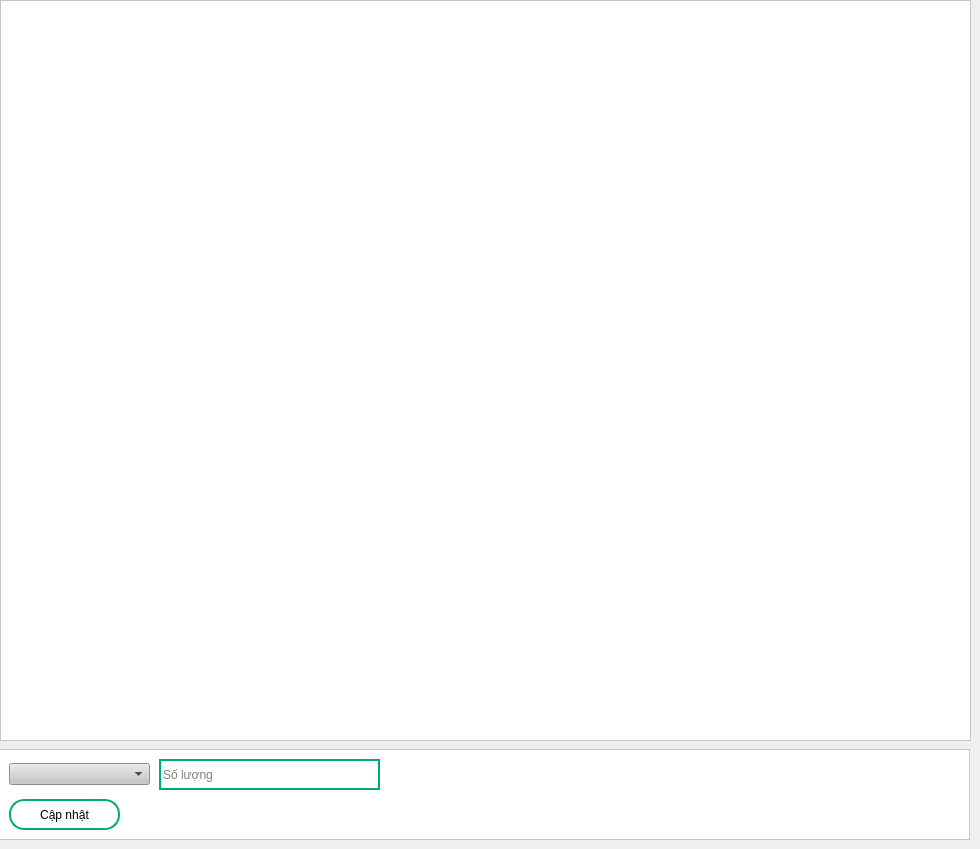
        <widget class="QWidget" name="page_3">
         <widget class="QTableWidget" name="Table_tonkho">
          <property name="geometry">
           <rect>
            <x>0</x>
            <y>0</y>
            <width>971</width>
            <height>741</height>
           </rect>
          </property>
          <property name="styleSheet">
           <string notr="true">background-color: rgb(255, 255, 255);</string>
          </property>
         </widget>
         <widget class="QFrame" name="frame_4">
          <property name="geometry">
           <rect>
            <x>-1</x>
            <y>749</y>
            <width>971</width>
            <height>91</height>
           </rect>
          </property>
          <property name="styleSheet">
           <string notr="true">background-color: rgb(255, 255, 255);</string>
          </property>
          <property name="frameShape">
           <enum>QFrame::StyledPanel</enum>
          </property>
          <property name="frameShadow">
           <enum>QFrame::Raised</enum>
          </property>
          <widget class="QLineEdit" name="lineEdit_Quantt">
           <property name="geometry">
            <rect>
             <x>160</x>
             <y>10</y>
             <width>221</width>
             <height>31</height>
            </rect>
           </property>
           <property name="styleSheet">
            <string notr="true">border:2px solid rgb(0, 170, 127);</string>
           </property>
           <property name="placeholderText">
            <string>Số lượng</string>
           </property>
          </widget>
          <widget class="QPushButton" name="Btn_Update_Inv">
           <property name="geometry">
            <rect>
             <x>10</x>
             <y>50</y>
             <width>111</width>
             <height>31</height>
            </rect>
           </property>
           <property name="styleSheet">
            <string notr="true">QPushButton{
	border: 2px solid rgb(0, 170, 127);
	border-radius: 15px;
}

QPushButton:hover{
	color: rgb(255, 255, 255);
	background-color: rgb(0, 170, 127);
}</string>
           </property>
           <property name="text">
            <string>Cập nhật</string>
           </property>
          </widget>
          <widget class="QComboBox" name="ID_Inv">
           <property name="geometry">
            <rect>
             <x>10</x>
             <y>14</y>
             <width>141</width>
             <height>22</height>
            </rect>
           </property>
           <property name="styleSheet">
            <string notr="true">background-color: rgb(197, 197, 197);</string>
           </property>
           <property name="placeholderText">
            <string>ID sản phẩm</string>
           </property>
          </widget>
         </widget>
        </widget>
